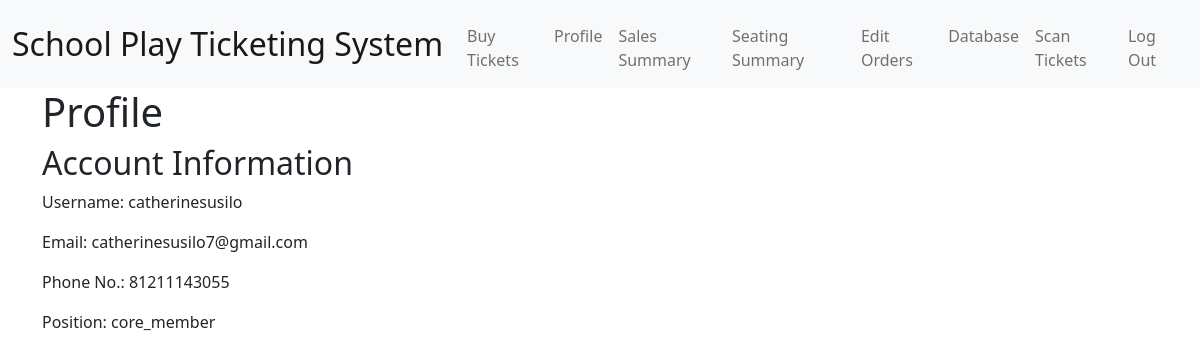
Screenshot of /profile (signed in) with the database file from the repository.
### tables this page shows
CREATE TABLE "users" (
	"id"	INTEGER NOT NULL UNIQUE,
	"username"	TEXT NOT NULL UNIQUE,
	"hash"	TEXT NOT NULL,
	"ticketsBought"	TEXT,
	"position"	TEXT,
	"email"	TEXT NOT NULL,
	"phoneNo"	INTEGER NOT NULL,
	"checkedIn"	INTEGER NOT NULL,
	PRIMARY KEY("id")
);

### app.py (the view)
@app.route('/profile')
@login_required
def profile():
    id = session.get("user_id")
    rows = db.execute("SELECT * FROM users WHERE id = ?", id)
    username = rows[0]["username"]
    email = rows[0]["email"]
    position = rows[0]["position"]
    phoneNo = rows[0]["phoneNo"]
    return render_template('profile.html', username=username, email=email, position=position, phoneNo=phoneNo)

### app.py (called while the page is built)
@app.after_request
def after_request(response):
    response.headers["Cache-Control"] = "no-cache, no-store, must-revalidate"
    response.headers["Expires"] = 0
    response.headers["Pragma"] = "no-cache"
    return response

def login_required(f):
    @wraps(f)
    def decorated_function(*args, **kwargs):
        if session.get("user_id") is None:
            return redirect("/login")
        return f(*args, **kwargs)
    return decorated_function

### templates/profile.html (shortened to what this page needs)
{% extends "layout.html" %}
{% block main %}
    <h1>Profile</h1>
    <div>
        <h2>Account Information</h2>
        <p>Username: {{ username }}</p>
        <p>Email: {{ email }}</p>
        <p>Phone No.: {{ phoneNo }}</p>
        <p>Position: {{ position }}</p>
    </div>
{% endblock %}

### rows the page displays
users: username "catherinesusilo", email "catherinesusilo7@gmail.com", phoneNo "81211143055", position "core_member"
